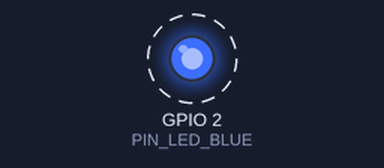
Simulated run of this program. Board: ESP32. Shown: output pins drawn as LEDs (lit = HIGH). Dashed ring = blinking. A WiFi scan finds three made-up networks; what the program prints to the serial monitor is not drawn.

Above: at 2.5 s.
Timing chart, 0 to 5.3 s (numbered marks = the images above):
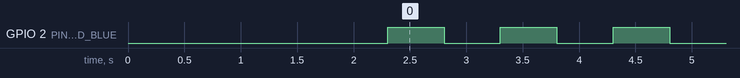

Measured:
- by itself, GPIO 2 (PIN_LED_BLUE): alternates HIGH for 0.50 s and LOW for 0.50 s

The program:

main.cpp
```cpp
// =============================================================================
// T02 - Buck converter test, Part B: the ESP32 as a real load
// -----------------------------------------------------------------------------
// Goal: prove the buck converter (set to 5.0 V in Part A) can power the ESP32
// while it does its most power-hungry job: Wi-Fi scanning (datasheet: about
// 240 mA average, 380 mA peak at 3.3 V).
//
// The board has NO serial monitor in Part B (USB is unplugged), so the LEDs
// tell you what happened:
//   At start-up, RGB LED for 2 s:  WHITE  = normal power-on   (good)
//                                  RED    = brown-out reset  (supply too weak / voltage dipped)
//                                  YELLOW = any other reset   (see serial when on USB)
//   Blue LED (GPIO 2) blinks 1x per second  -> program running
//   RGB short flash after each Wi-Fi scan:   GREEN = networks found, RED = none found
//
// Wiring:
//   Upload + first check : USB only (buck NOT connected).
//   Part B               : USB UNPLUGGED. Buck OUT+ -> ESP32 5V pin, OUT- -> ESP32 GND.
// =============================================================================

#include <Arduino.h>
#include <WiFi.h>
#include <esp_system.h>   // esp_reset_reason()

// ---- Pins (from the Freenove pinout PDF) ------------------------------------
constexpr uint8_t PIN_LED_BLUE = 2;    // on-board LED marked "IO2"
constexpr uint8_t PIN_LED_RGB  = 16;   // on-board WS2812 RGB LED marked "16"

// ---- Timing -----------------------------------------------------------------
constexpr uint32_t BLINK_INTERVAL_MS = 500;    // blue LED toggles every 0.5 s -> 1 Hz
constexpr uint32_t SCAN_INTERVAL_MS  = 4000;   // start a new Wi-Fi scan every 4 s
constexpr uint32_t BOOT_SIGNAL_MS    = 2000;   // how long the start-up colour shows
constexpr uint32_t FLASH_MS          = 200;    // length of the green/red scan flash
constexpr uint8_t  RGB_LEVEL         = 20;     // 0..255, kept low (very bright LED)

// ---- State ------------------------------------------------------------------
bool     blueLedOn     = false;
bool     scanRunning   = false;
bool     flashOn       = false;
uint32_t lastBlinkMs   = 0;
uint32_t lastScanMs    = 0;
uint32_t flashStartMs  = 0;
uint32_t scanCount     = 0;

// -----------------------------------------------------------------------------
void setRgb(uint8_t r, uint8_t g, uint8_t b) {
  neopixelWrite(PIN_LED_RGB, r, g, b);
}

// Translate the reset reason into a short text (for the serial monitor on USB)
const char* resetReasonText(esp_reset_reason_t reason) {
  switch (reason) {
    case ESP_RST_POWERON:  return "power-on (or EN button)";
    case ESP_RST_BROWNOUT: return "BROWN-OUT: supply voltage dropped too low";
    case ESP_RST_SW:       return "software restart";
    case ESP_RST_PANIC:    return "crash (panic)";
    case ESP_RST_INT_WDT:
    case ESP_RST_TASK_WDT:
    case ESP_RST_WDT:      return "watchdog";
    default:               return "other";
  }
}

void showBootSignal(esp_reset_reason_t reason) {
  if (reason == ESP_RST_POWERON)       setRgb(RGB_LEVEL, RGB_LEVEL, RGB_LEVEL);  // white
  else if (reason == ESP_RST_BROWNOUT) setRgb(RGB_LEVEL, 0, 0);                  // red
  else                                 setRgb(RGB_LEVEL, RGB_LEVEL, 0);          // yellow
  delay(BOOT_SIGNAL_MS);   // only in setup(): the user must see it before scanning starts
  setRgb(0, 0, 0);
}

// -----------------------------------------------------------------------------
void setup() {
  Serial.begin(115200);
  delay(300);

  pinMode(PIN_LED_BLUE, OUTPUT);
  digitalWrite(PIN_LED_BLUE, LOW);

  esp_reset_reason_t reason = esp_reset_reason();
  Serial.println();
  Serial.println(F("=== T02 Part B: ESP32 as load for the buck converter ==="));
  Serial.printf("Reset reason: %s\n", resetReasonText(reason));
  showBootSignal(reason);

  WiFi.mode(WIFI_STA);     // station mode: needed for scanning
  WiFi.disconnect();       // we only scan, we never connect
}

void loop() {
  uint32_t now = millis();

  // 1) Blue LED heartbeat (non-blocking)
  if (now - lastBlinkMs >= BLINK_INTERVAL_MS) {
    lastBlinkMs = now;
    blueLedOn = !blueLedOn;
    digitalWrite(PIN_LED_BLUE, blueLedOn ? HIGH : LOW);
  }

  // 2) Start a Wi-Fi scan every few seconds. "true" = asynchronous:
  //    the scan runs in the background, so loop() keeps running.
  if (!scanRunning && now - lastScanMs >= SCAN_INTERVAL_MS) {
    lastScanMs = now;
    WiFi.scanNetworks(true);
    scanRunning = true;
  }

  // 3) Check if the background scan has finished.
  //    scanComplete(): -1 = still running, -2 = not started / failed, >= 0 = number found
  if (scanRunning) {
    int16_t result = WiFi.scanComplete();
    if (result >= 0 || result == WIFI_SCAN_FAILED) {
      scanRunning = false;
      scanCount++;
      int found = result > 0 ? result : 0;
      Serial.printf("Scan %lu: %d network(s)\n", (unsigned long)scanCount, found);
      if (found > 0) setRgb(0, RGB_LEVEL, 0);   // green flash
      else           setRgb(RGB_LEVEL, 0, 0);   // red flash
      flashOn = true;
      flashStartMs = now;
      WiFi.scanDelete();                       // free the result memory
    }
  }

  // 4) End the green/red flash after a short time (non-blocking)
  if (flashOn && now - flashStartMs >= FLASH_MS) {
    flashOn = false;
    setRgb(0, 0, 0);
  }
}
```
